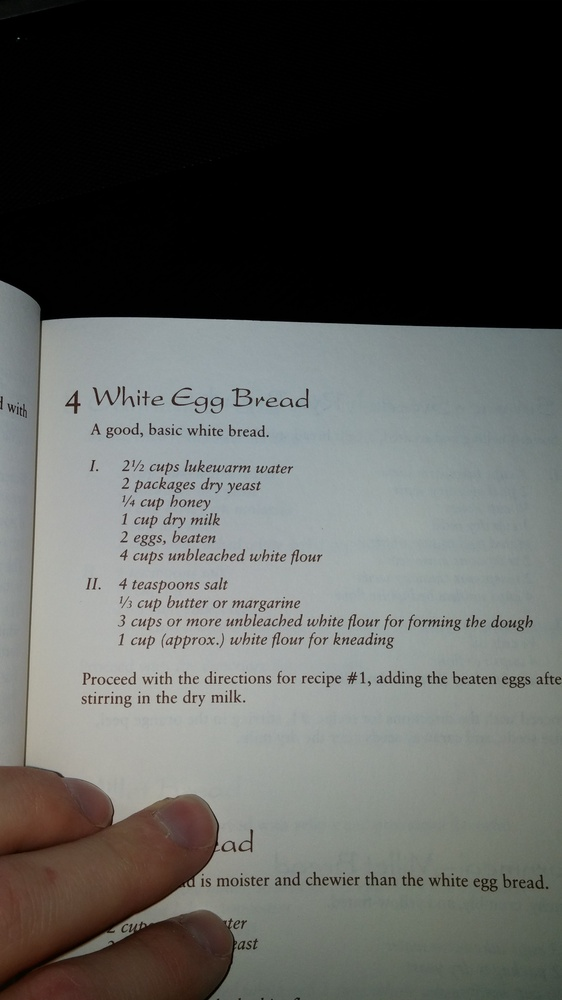
#> input picture test.jpg, 562 x 1000 px, shrunk from 2340 x 4160 before the run
$ python process_image.py test.jpg out.png   (Python 2 division)
#> lines starting #> are read from the running program, lines starting #| are printed output that depends on the picture; after the words box and inside, x2 and y2 are one past the last pixel; in counts of white or black regions, pixels touching at a corner belong together
import cv2
import numpy as np
import sys
import os.path

if len(sys.argv) != 3:
    print "%s input_file output_file" % (sys.argv[0])
    sys.exit()
else:
    input_file = sys.argv[1]
    output_file = sys.argv[2]

if not os.path.isfile(input_file):
    print "No such file '%s'" % input_file
    sys.exit()

DEBUG = 0


# Determine pixel intensity
# Apparently human eyes register colors differently.
# TVs use this formula to determine
# pixel intensity = 0.30R + 0.59G + 0.11B
def ii(xx, yy):
    global img, img_y, img_x
    if yy >= img_y or xx >= img_x:
        #print "pixel out of bounds ("+str(y)+","+str(x)+")"
        return 0
    pixel = img[yy][xx]
    return 0.30 * pixel[2] + 0.59 * pixel[1] + 0.11 * pixel[0]


# A quick test to check whether the contour is
# a connected shape
def connected(contour):
    first = contour[0][0]
    last = contour[len(contour) - 1][0]
    return abs(first[0] - last[0]) <= 1 and abs(first[1] - last[1]) <= 1


# Helper function to return a given contour
def c(index):
    global contours
    return contours[index]


# Count the number of real children
def count_children(index, h_, contour):
    # No children
    if h_[index][2] < 0:
        return 0
    else:
        #If the first child is a contour we care about
        # then count it, otherwise don't
        if keep(c(h_[index][2])):
            count = 1
        else:
            count = 0

            # Also count all of the child's siblings and their children
        count += count_siblings(h_[index][2], h_, contour, True)
        return count


# Quick check to test if the contour is a child
def is_child(index, h_):
    return get_parent(index, h_) > 0


# Get the first parent of the contour that we care about
def get_parent(index, h_):
    parent = h_[index][3]
    while not keep(c(parent)) and parent > 0:
        parent = h_[parent][3]

    return parent


# Count the number of relevant siblings of a contour
def count_siblings(index, h_, contour, inc_children=False):
    # Include the children if necessary
    if inc_children:
        count = count_children(index, h_, contour)
    else:
        count = 0

    # Look ahead
    p_ = h_[index][0]
    while p_ > 0:
        if keep(c(p_)):
            count += 1
        if inc_children:
            count += count_children(p_, h_, contour)
        p_ = h_[p_][0]

    # Look behind
    n = h_[index][1]
    while n > 0:
        if keep(c(n)):
            count += 1
        if inc_children:
            count += count_children(n, h_, contour)
        n = h_[n][1]
    return count


# Whether we care about this contour
def keep(contour):
    return keep_box(contour) and connected(contour)


# Whether we should keep the containing box of this
# contour based on it's shape
def keep_box(contour):
    xx, yy, w_, h_ = cv2.boundingRect(contour)

    # width and height need to be floats
    w_ *= 1.0
    h_ *= 1.0

    # Test it's shape - if it's too oblong or tall it's
    # probably not a real character
    if w_ / h_ < 0.1 or w_ / h_ > 10:
        if DEBUG:
            print "\t Rejected because of shape: (" + str(xx) + "," + str(yy) + "," + str(w_) + "," + str(h_) + ")" + \
                  str(w_ / h_)
        return False

    # check size of the box
    if ((w_ * h_) > ((img_x * img_y) / 5)) or ((w_ * h_) < 15):
        if DEBUG:
            print "\t Rejected because of size"
        return False

    return True


def include_box(index, h_, contour):
    if DEBUG:
        print str(index) + ":"
        if is_child(index, h_):
            print "\tIs a child"
            print "\tparent " + str(get_parent(index, h_)) + " has " + str(
                count_children(get_parent(index, h_), h_, contour)) + " children"
            print "\thas " + str(count_children(index, h_, contour)) + " children"

    if is_child(index, h_) and count_children(get_parent(index, h_), h_, contour) <= 2:
        if DEBUG:
            print "\t skipping: is an interior to a letter"
        return False

    if count_children(index, h_, contour) > 2:
        if DEBUG:
            print "\t skipping, is a container of letters"
        return False

    if DEBUG:
        print "\t keeping"
    return True

# Load the image
orig_img = cv2.imread(input_file)
#> orig_img is the input picture: shape (1000, 562, 3); mean B, G, R 89.3, 92.2, 90.8

# Add a border to the image for processing sake
img = cv2.copyMakeBorder(orig_img, 50, 50, 50, 50, cv2.BORDER_CONSTANT)
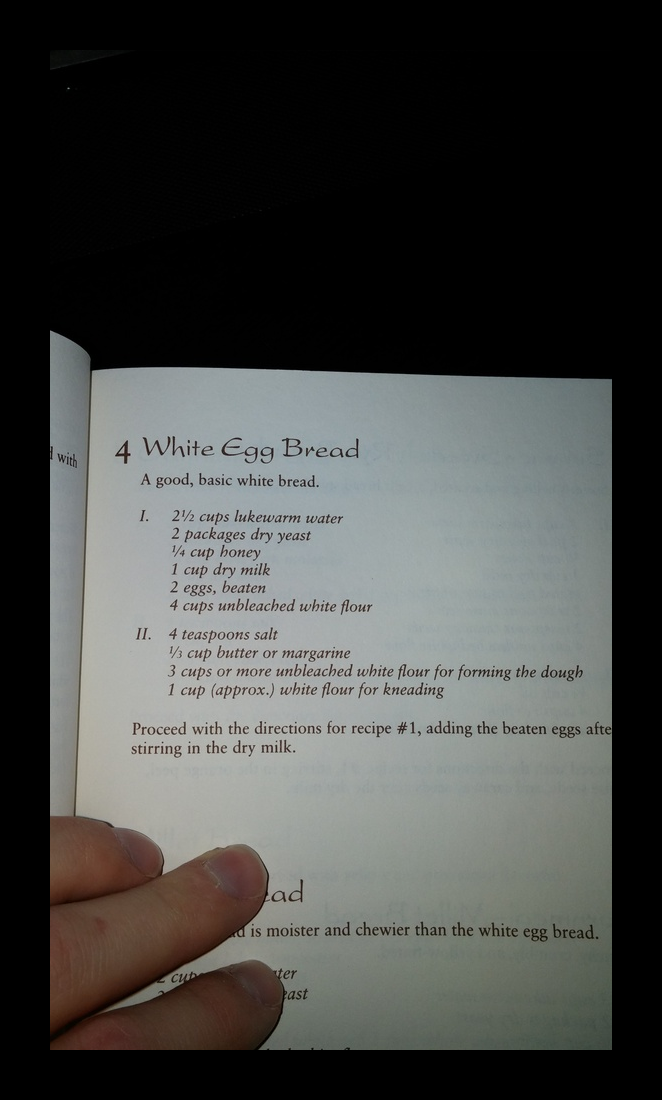
#> img: shape (1100, 662, 3); mean B, G, R 68.9, 71.2, 70

# Calculate the width and height of the image
img_y = len(img)
#> img_y = 1100
img_x = len(img[0])
#> img_x = 662

if DEBUG:
    print "Image is " + str(len(img)) + "x" + str(len(img[0]))

#Split out each channel
blue, green, red = cv2.split(img)
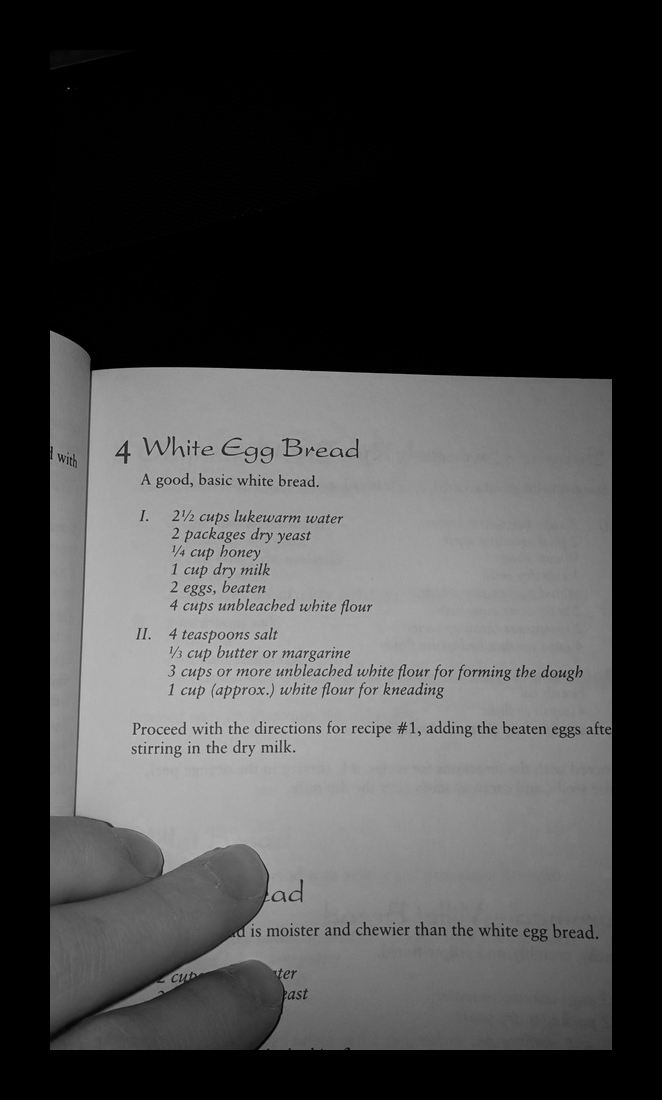
#> red: shape (1100, 662); min 0, max 212, mean 70

# Run canny edge detection on each channel
blue_edges = cv2.Canny(blue, 200, 250)
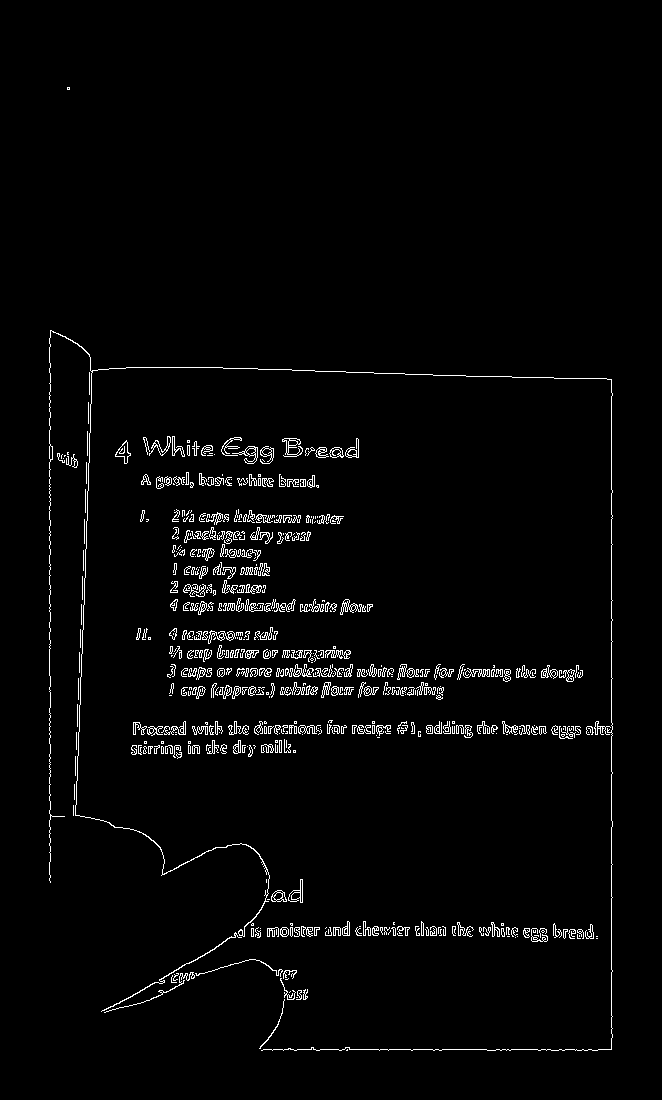
#> blue_edges: shape (1100, 662); 2.4% white in thin lines or dots, all inside (x1, y1, x2, y2) = (49, 87, 613, 1051)
green_edges = cv2.Canny(green, 200, 250)
red_edges = cv2.Canny(red, 200, 250)
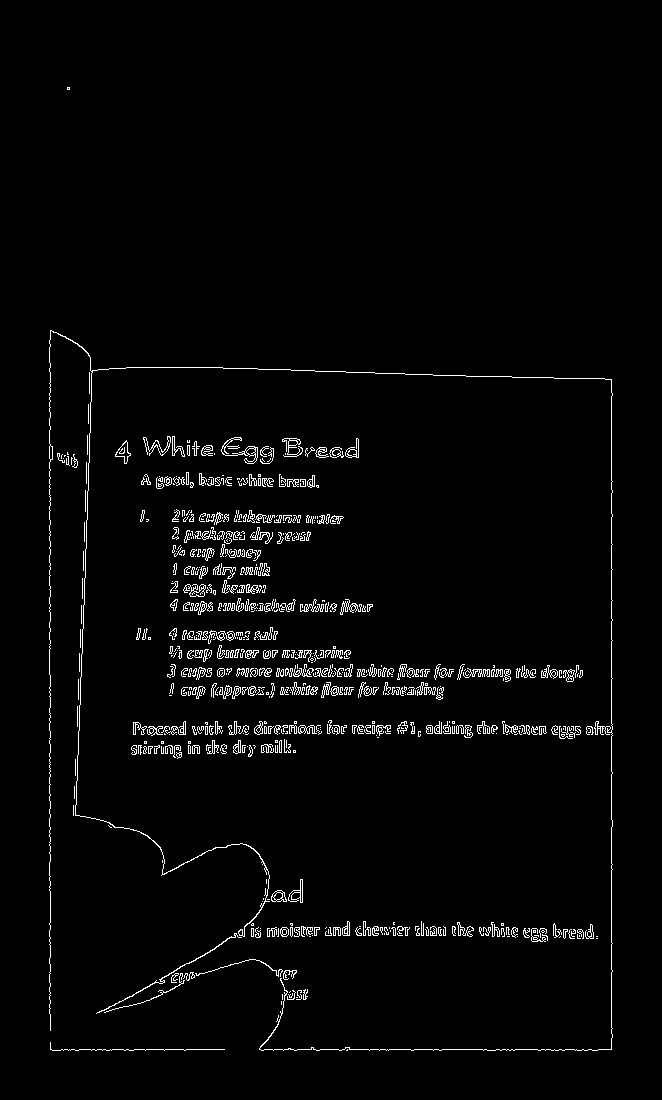
#> red_edges: shape (1100, 662); 2.4% white in thin lines or dots, all inside (x1, y1, x2, y2) = (49, 87, 613, 1051)

# Join edges back into image
edges = blue_edges | green_edges | red_edges

# Find the contours
contours, hierarchy = cv2.findContours(edges.copy(), cv2.RETR_TREE, cv2.CHAIN_APPROX_NONE)
#> contours = 1281 contours, 1039 with area under 20; largest, box (x1, y1, x2, y2) and area: (49, 330, 613, 1051) 408, (221, 437, 258, 464) 205, (288, 879, 303, 903) 151, (115, 440, 131, 464) 150, (115, 441, 131, 464) 137

hierarchy = hierarchy[0]

if DEBUG:
    processed = edges.copy()
    rejected = edges.copy()

# These are the boxes that we are determining
keepers = []

# For each contour, find the bounding rectangle and decide
# if it's one we care about
for index_, contour_ in enumerate(contours):
    if DEBUG:
        print "Processing #%d" % index_

    x, y, w, h = cv2.boundingRect(contour_)

    # Check the contour and it's bounding box
    if keep(contour_) and include_box(index_, hierarchy, contour_):
        # It's a winner!
        keepers.append([contour_, [x, y, w, h]])
        if DEBUG:
            cv2.rectangle(processed, (x, y), (x + w, y + h), (100, 100, 100), 1)
            cv2.putText(processed, str(index_), (x, y - 5), cv2.FONT_HERSHEY_PLAIN, 1, (255, 255, 255))
    else:
        if DEBUG:
            cv2.rectangle(rejected, (x, y), (x + w, y + h), (100, 100, 100), 1)
            cv2.putText(rejected, str(index_), (x, y - 5), cv2.FONT_HERSHEY_PLAIN, 1, (255, 255, 255))
#> this loop made 1281 passes
#> (x, y, w, h) on passes 6 to 8: (296, 990, 6, 10), (297, 990, 5, 9), (303, 989, 5, 11)

# Make a white copy of our image
new_image = edges.copy()
new_image.fill(255)
#> new_image: shape (1100, 662); every value is 255
boxes = []

# For each box, find the foreground and background intensities
for index_, (contour_, box) in enumerate(keepers):

    # Find the average intensity of the edge pixels to
    # determine the foreground intensity
    fg_int = 0.0
    for p in contour_:
        fg_int += ii(p[0][0], p[0][1])

    fg_int /= len(contour_)
    if DEBUG:
        print "FG Intensity for #%d = %d" % (index_, fg_int)

    # Find the intensity of three pixels going around the
    # outside of each corner of the bounding box to determine
    # the background intensity
    x_, y_, width, height = box
    bg_int = \
        [
            # bottom left corner 3 pixels
            ii(x_ - 1, y_ - 1),
            ii(x_ - 1, y_),
            ii(x_, y_ - 1),

            # bottom right corner 3 pixels
            ii(x_ + width + 1, y_ - 1),
            ii(x_ + width, y_ - 1),
            ii(x_ + width + 1, y_),

            # top left corner 3 pixels
            ii(x_ - 1, y_ + height + 1),
            ii(x_ - 1, y_ + height),
            ii(x_, y_ + height + 1),

            # top right corner 3 pixels
            ii(x_ + width + 1, y_ + height + 1),
            ii(x_ + width, y_ + height + 1),
            ii(x_ + width + 1, y_ + height)
        ]

    # Find the median of the background
    # pixels determined above
    bg_int = np.median(bg_int)

    if DEBUG:
        print "BG Intensity for #%d = %s" % (index_, repr(bg_int))

    # Determine if the box should be inverted
    if fg_int >= bg_int:
        fg = 255
        bg = 0
    else:
        fg = 0
        bg = 255

        # Loop through every pixel in the box and color the
        # pixel accordingly
    for x in range(x_, x_ + width):
        for y in range(y_, y_ + height):
            if y >= img_y or x >= img_x:
                if DEBUG:
                    print "pixel out of bounds (%d,%d)" % (y, x)
                continue
            if ii(x, y) > fg_int:
                new_image[y][x] = bg
            else:
                new_image[y][x] = fg
#> this loop made 551 passes
#> box on passes 1 to 3: [296, 990, 6, 10], [303, 989, 5, 11], [171, 973, 8, 10]
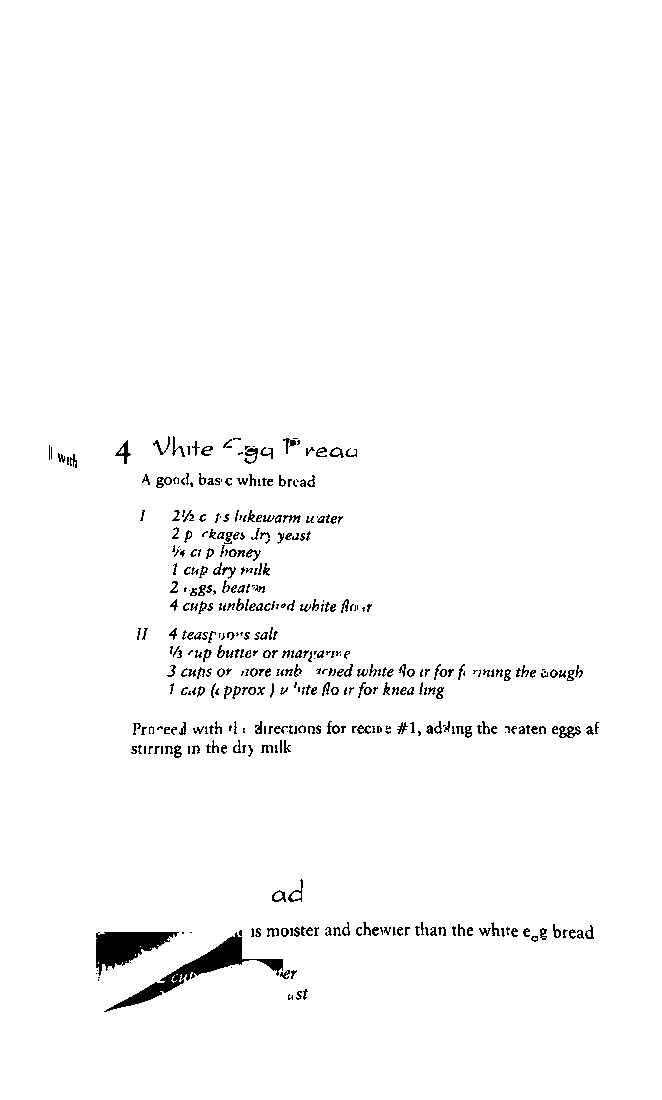
#> new_image: shape (1100, 662); 97.8% white; 419 black regions (131 under 20 px), largest, box (x1, y1, x2, y2) and area: (104, 932, 283, 1012) 2316, (96, 932, 179, 976) 1884, (559, 726, 581, 738) 137

# blur a bit to improve ocr accuracy
new_image = cv2.blur(new_image, (2, 2))
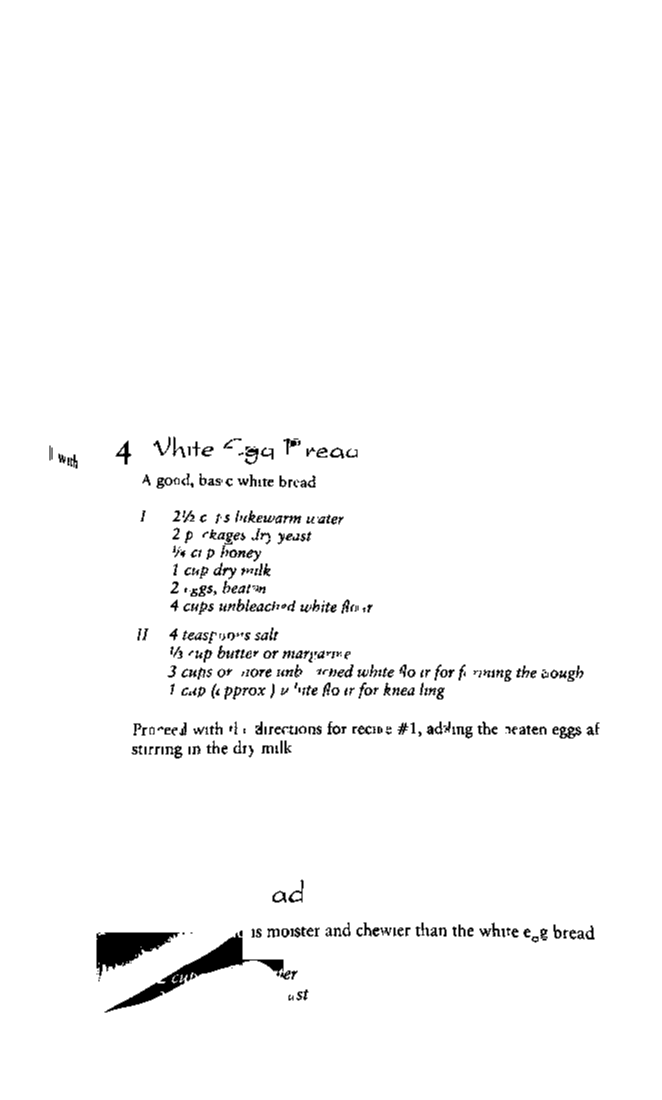
#> new_image: shape (1100, 662); min 0, max 255, mean 249.5
cv2.imwrite(output_file, new_image)
if DEBUG:
    cv2.imwrite('edges.png', edges)
    cv2.imwrite('processed.png', processed)
    cv2.imwrite('rejected.png', rejected)
